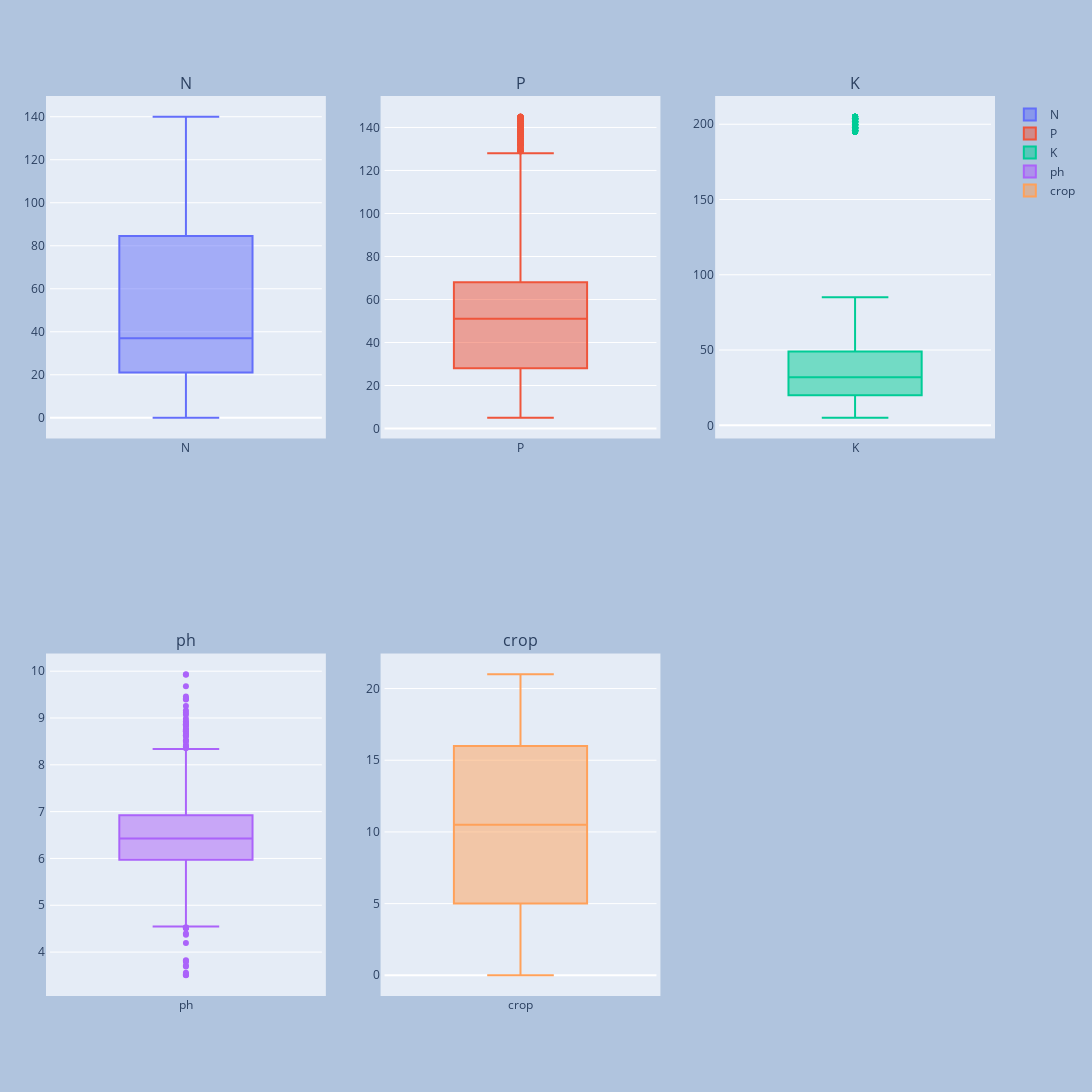

Notebook code cell kept with this figure:
### Code cell
make_box_plots(crops_encoded, 3)

### Figure 1 — Plotly figure (JSON) as saved in the notebook; plotly's stock layout.template omitted (floating-point values rounded to 4 significant figures; data arrays with more than 128 entries replaced by an {"elided": "..."} marker saying what was removed)
{"data": [{"name": "N", "type": "box", "xaxis": "x", "y": {"elided": "2200 int values"}, "yaxis": "y"}, {"name": "P", "type": "box", "xaxis": "x2", "y": {"elided": "2200 int values"}, "yaxis": "y2"}, {"name": "K", "type": "box", "xaxis": "x3", "y": {"elided": "2200 int values"}, "yaxis": "y3"}, {"name": "ph", "type": "box", "xaxis": "x4", "y": {"elided": "2200 float values"}, "yaxis": "y4"}, {"name": "crop", "type": "box", "xaxis": "x5", "y": {"elided": "2200 int values"}, "yaxis": "y5"}], "layout": {"annotations": [{"font": {"size": 16}, "showarrow": false, "text": "N", "x": 0.1444, "xanchor": "center", "xref": "paper", "y": 1.005, "yanchor": "bottom", "yref": "paper"}, {"font": {"size": 16}, "showarrow": false, "text": "P", "x": 0.5, "xanchor": "center", "xref": "paper", "y": 1.005, "yanchor": "bottom", "yref": "paper"}, {"font": {"size": 16}, "showarrow": false, "text": "K", "x": 0.8556, "xanchor": "center", "xref": "paper", "y": 1.005, "yanchor": "bottom", "yref": "paper"}, {"font": {"size": 16}, "showarrow": false, "text": "ph", "x": 0.1444, "xanchor": "center", "xref": "paper", "y": 0.38, "yanchor": "bottom", "yref": "paper"}, {"font": {"size": 16}, "showarrow": false, "text": "crop", "x": 0.5, "xanchor": "center", "xref": "paper", "y": 0.38, "yanchor": "bottom", "yref": "paper"}], "autosize": false, "height": 2000, "margin": {"b": 100, "l": 50, "pad": 4, "r": 50, "t": 100}, "paper_bgcolor": "LightSteelBlue", "width": 1200, "xaxis": {"anchor": "y", "domain": [0, 0.2889]}, "xaxis2": {"anchor": "y2", "domain": [0.3556, 0.6444]}, "xaxis3": {"anchor": "y3", "domain": [0.7111, 1]}, "xaxis4": {"anchor": "y4", "domain": [0, 0.2889]}, "xaxis5": {"anchor": "y5", "domain": [0.3556, 0.6444]}, "xaxis6": {"anchor": "y6", "domain": [0.7111, 1]}, "yaxis": {"anchor": "x", "domain": [0.625, 1]}, "yaxis2": {"anchor": "x2", "domain": [0.625, 1]}, "yaxis3": {"anchor": "x3", "domain": [0.625, 1]}, "yaxis4": {"anchor": "x4", "domain": [0, 0.375]}, "yaxis5": {"anchor": "x5", "domain": [0, 0.375]}, "yaxis6": {"anchor": "x6", "domain": [0, 0.375]}}}
